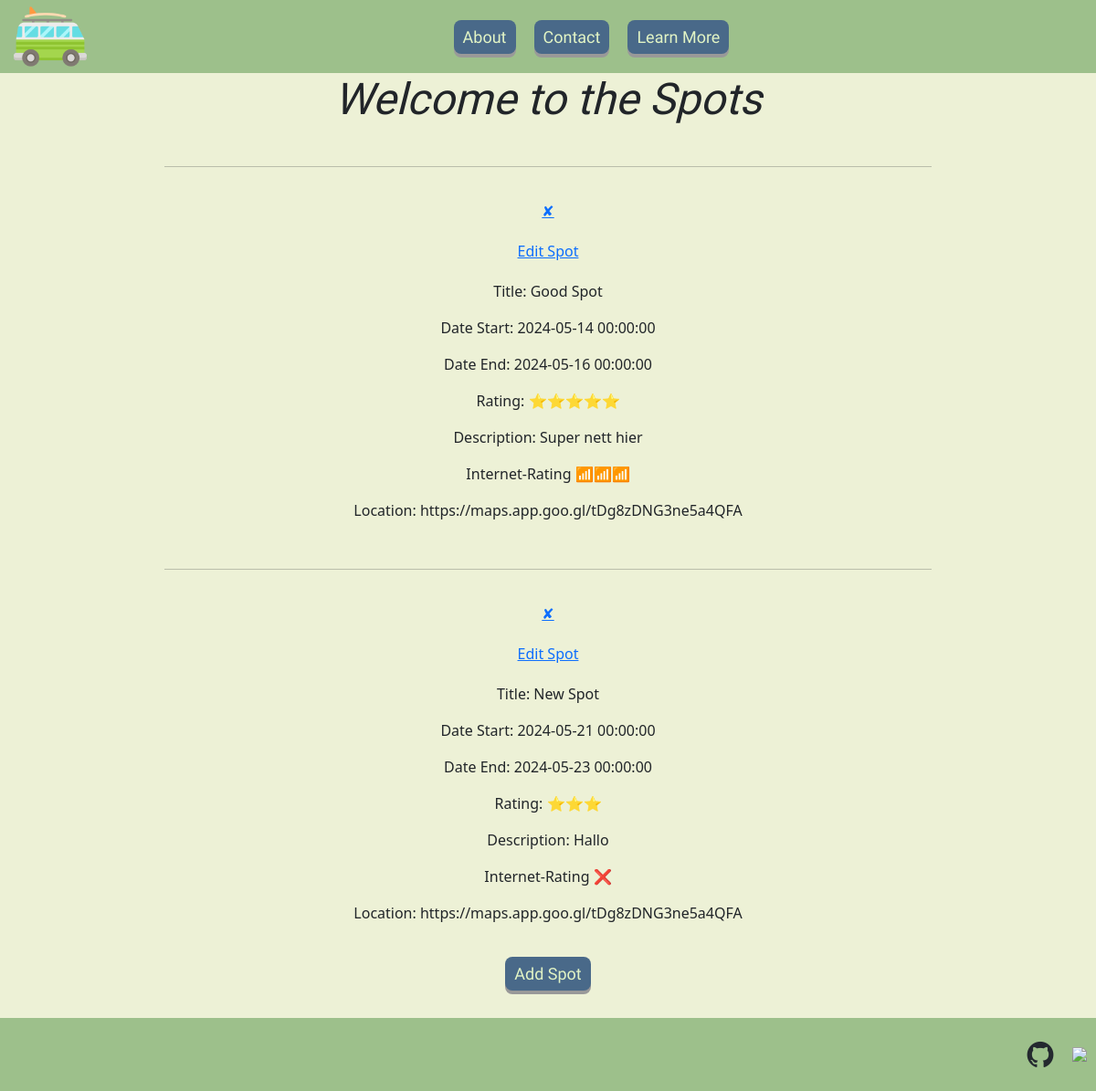
Screenshot of /spots with the database file from the repository.
### main.py (models this page shows)
class Spots(db.Model):
    id: Mapped[int] = mapped_column(Integer, primary_key=True)
    title: Mapped[str] = mapped_column(String(250), unique=True, nullable=False)
    date_start: Mapped[datetime.date] = mapped_column(DateTime(), nullable=False)
    date_end: Mapped[datetime.date] = mapped_column(DateTime(), nullable=False)
    rating: Mapped[str] =mapped_column(Integer, nullable=False)
    description: Mapped[str] = mapped_column(String(500), nullable=False)
    internet_rating: Mapped[str] = mapped_column(Integer, nullable=False)
    location: Mapped[str] = mapped_column(String(250), nullable=False)

### main.py (the view)
@app.route("/spots")
def spots():
    spots = db.session.execute(db.select(Spots)).scalars().all()
    return render_template("spots.html", title="Spots", all_spots=spots)

### templates/spots.html
{% include "header.html" %}
<div class="content-container">
    <h1>Welcome to the Spots</h1>
    {% for spot in all_spots %}
    <hr>
    <a href="{{url_for('delete_post', spot_id=spot.id) }}">✘</a>
    <a href="{{url_for('edit_spot', spot_id=spot.id)}}">Edit Spot</a>
    <div class="post-preview">
        <p>Title: {{spot.title}}</p>
        <p>Date Start: {{spot.date_start}}</p>
        <p>Date End: {{spot.date_end}}</p>
        <p>Rating: {{spot.rating}}</p>
        <p>Description: {{spot.description}}</p>
        <p>Internet-Rating {{spot.internet_rating}}</p>
        <p>Location: {{spot.location}}</p>
    </div>
    {% endfor %}
    <div>
        <a href="{{ url_for('add_spot') }}"><button class="button_blue">Add Spot</button></a>
    </div>
</div>
{% include "footer.html" %}

### templates/header.html (shortened to what this page needs)
<!DOCTYPE html>
<html lang="en">
<head>
    {{ bootstrap.load_css() }}
    <link rel="stylesheet" href="../static/css/styles.css">
</head>
<body>
<header>
    <div class="header-icon">
        <a href="{{ url_for('home') }}"><img src="../static/assets/van.png" id="header-icon"></a>
    </div >
    <div id="button_header_middle">
        <div>
            <a href="{{ url_for('about') }}"><button class="button_header">About</button></a>
        </div>
        <div>
            <a href="{{ url_for('contact') }}"><button class="button_header">Contact</button></a>
        </div>
        <div>
            <a href="{{ url_for('learn_more') }}"><button class="button_header">Learn More</button></a>
        </div>
    </div>
</header>

### templates/footer.html
<div>
    <footer>
        <div class="footer_icon">
             <a href="https://github.com/GwydionBr/" target="_blank"><img class="icons" src="../static/assets/github-mark.png"></a>
        </div>
        <div class="footer_icon">
            <a href="https://www.instagram.com/" target="_blank"><img class="icons" src="../static/assets/Instagram_Glyph_Gradient.png"</a>
        </div>
    </footer>
</div>
</body>
  </html>

### static/css/styles.css (style rules this page uses)
body { background-color: #EDF1D6; margin: 0; padding: 0; }
h1 { text-align: center; font-family: "Sedan", serif; font-weight: 400; font-style: italic; font-size: 3rem; }
.icons { height: 30px; margin: 10px; align-self: center; }
.footer_icon { align-self: center; }
#header-icon { height:80px; margin-left: 15px; }
header { display: flex; align-items: center; justify-content: space-between; background-color: #9DC08B; height: 80px; width: 100%; }
#button_header_middle { display: flex; gap: 20px; }
footer { margin-top: 30px; display: flex; justify-content: flex-end; height: 80px; background-color: #9DC08B; }
.content-container { display: flex; flex-direction: column; width: 100%; text-align: center; align-items: center; justify-content: center; gap: 20px; }
.content-container > * { align-items: center; width: 70%; }
button { transition-duration: 0.4s; }
.button_header { background-color: rgb(73, 105, 137); border: none; font-size: 18px; font-family: "Sedan", serif; padding: 5px 10px; color: rgb(226, 244, 197); border-radius: 8px; box-shadow: 0 4px #999; }
.button_blue { background-color: rgb(73, 105, 137); border: none; font-size: 18px; font-family: "Sedan", serif; padding: 5px 10px; color: rgb(226, 244, 197); border-radius: 8px; box-shadow: 0 4px #999; }

### rows the page displays
Spots: title "Good Spot", date_start "2024-05-14 00:00:00", date_end "2024-05-16 00:00:00", rating "⭐⭐⭐⭐⭐", description "Super nett hier", internet_rating "📶📶📶", location "https://maps.app.goo.gl/tDg8zDNG3ne5a4QFA"
Spots: title "New Spot", date_start "2024-05-21 00:00:00", date_end "2024-05-23 00:00:00", rating "⭐⭐⭐", description "Hallo", internet_rating "❌", location "https://maps.app.goo.gl/tDg8zDNG3ne5a4QFA"
